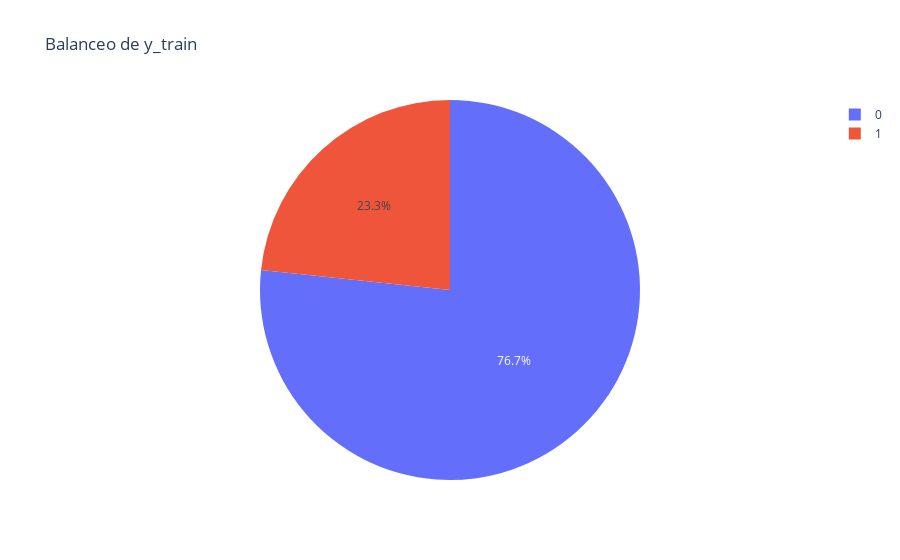

Notebook code cell kept with this figure:
### Code cell
fig = px.pie(y_train, names='RainTomorrow', title='Balanceo de y_train')
fig.update_layout(bargap=0.5)
fig.show()

### Figure 1 — Plotly figure (JSON) as saved in the notebook; plotly's stock layout.template omitted (floating-point values rounded to 4 significant figures; data arrays with more than 128 entries replaced by an {"elided": "..."} marker saying what was removed)
{"data": [{"domain": {"x": [0, 1], "y": [0, 1]}, "hovertemplate": "RainTomorrow=%{label}<extra></extra>", "labels": {"elided": "24203 int values"}, "legendgroup": "", "name": "", "showlegend": true, "type": "pie"}], "layout": {"bargap": 0.5, "legend": {"tracegroupgap": 0}, "title": {"text": "Balanceo de y_train"}}}
